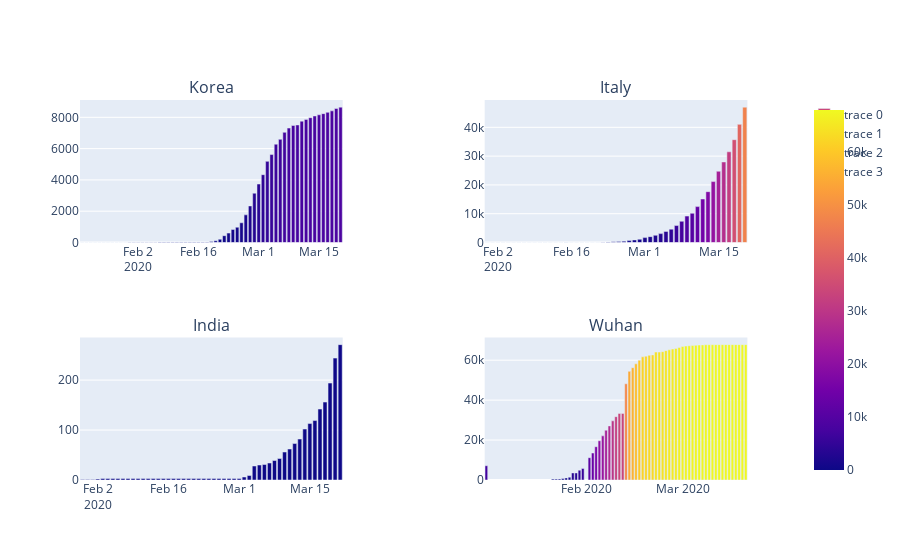

The notebook cell saved with this chart:
### Code cell
#subplot using bar graphs

fig = make_subplots(
      rows=2,cols=2,
      specs=[[{"secondary_y":True},{"secondary_y":True}],[{"secondary_y":True},{"secondary_y":True}]],
      subplot_titles=("Korea","Italy","India","Wuhan"))  
 

fig.add_trace(go.Bar(x=dbd_Korea['Date'],y=dbd_Korea['Total Cases'],
                    marker=dict(color=dbd_Korea['Total Cases'],coloraxis="coloraxis")),1,1)

fig.add_trace(go.Bar(x=dbd_Italy['Date'],y=dbd_Italy['Total Cases'],
                    marker=dict(color=dbd_Italy['Total Cases'],coloraxis="coloraxis")),1,2)

fig.add_trace(go.Bar(x=dbd_India['Date'],y=dbd_India['Total Cases'],
                    marker=dict(color=dbd_India['Total Cases'],coloraxis="coloraxis")),2,1)

fig.add_trace(go.Bar(x=dbd_Wuhan['Date'],y=dbd_Wuhan['Total Cases'],
                    marker=dict(color=dbd_Wuhan['Total Cases'],coloraxis="coloraxis")),2,2)
